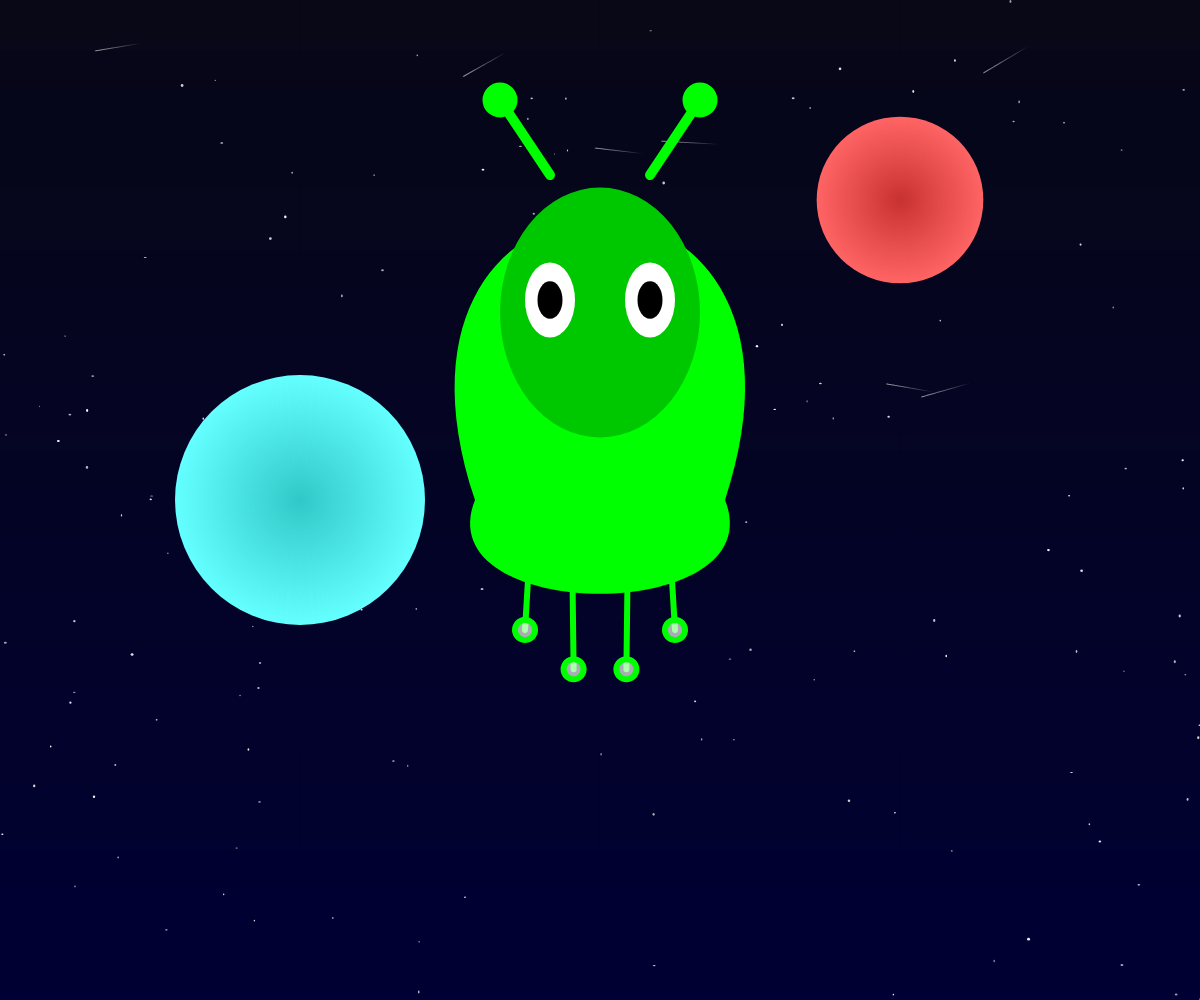
Frame 1 (no input)
Frame 2 (the mouse pressed at the canvas centre, redrawn once): identical to frame 1, image omitted

The p5.js sketch that drew this single still picture (run headless with seeded random() and noise() and a simulated clock; the mouse was pressed at the canvas centre and the sketch redrawn once):

// p5.js sketch
// ── sketch.js
function setup() {
  createCanvas(windowWidth, windowHeight);
  background(0);
  drawBackground();
  drawAlien(width / 2, height / 2, min(width, height) / 4);
  noLoop(); // Ensure the draw function is only called once
}

function draw() {
  // Static drawing, no need to redraw continuously
  noLoop();
}

function windowResized() {
  resizeCanvas(windowWidth, windowHeight);
  background(0);
  drawBackground();
  drawAlien(width / 2, height / 2, min(width, height) / 4);
}

function drawBackground() {
  // Gradient background
  for (let y = 0; y < height; y++) {
    let inter = map(y, 0, height, 0, 1);
    let c = lerpColor(color(10, 10, 30), color(0, 0, 70), inter);
    stroke(c);
    line(0, y, width, y);
  }

  // Stars
  for (let i = 0; i < 150; i++) {
    fill(255, 255, 255, random(150, 255));
    noStroke();
    let x = random(width);
    let y = random(height);
    ellipse(x, y, random(1, 3), random(1, 3));
  }

  // Planets
  drawPlanet(0.75 * width, 0.2 * height, min(width, height) / 12, color(200, 50, 50), color(255, 100, 100));
  drawPlanet(0.25 * width, 0.5 * height, min(width, height) / 8, color(50, 200, 200), color(100, 255, 255));

  // Shooting stars
  for (let i = 0; i < 10; i++) {
    drawShootingStar(random(width), random(height / 2), random(40, 60));
  }
}

function drawAlien(x, y, size) {
  // Alien body
  push();
  translate(x, y);
  scale(size / 100);

  // Body
  fill(0, 255, 0);
  beginShape();
  vertex(-50, 0);
  bezierVertex(-100, -150, 100, -150, 50, 0);
  bezierVertex(70, 50, -70, 50, -50, 0);
  endShape(CLOSE);

  // Head
  fill(0, 200, 0);
  ellipse(0, -75, 80, 100);

  // Eyes
  fill(255);
  ellipse(-20, -80, 20, 30);
  ellipse(20, -80, 20, 30);
  fill(0);
  ellipse(-20, -80, 10, 15);
  ellipse(20, -80, 10, 15);

  // Antennae
  stroke(0, 255, 0);
  strokeWeight(4);
  line(-20, -130, -40, -160);
  line(20, -130, 40, -160);
  fill(0, 255, 0);
  ellipse(-40, -160, 10, 10);
  ellipse(40, -160, 10, 10);

  pop();

  // Alien arms
  push();
  translate(x, y);
  stroke(0, 255, 0);
  strokeWeight(6);
  rotate(PI / 3); // Adjusted rotation angle
  line(50, -50, 150, 0); // Adjusted starting point
  ellipse(150, 0, 20, 20);
  pop();

  push();
  translate(x, y);
  stroke(0, 255, 0);
  strokeWeight(6);
  rotate(-PI / 3); // Adjusted rotation angle
  line(-50, -50, -150, 0); // Adjusted starting point
  ellipse(-150, 0, 20, 20);
  pop();

  // Alien legs
  push();
  translate(x, y + 50);
  stroke(0, 255, 0);
  strokeWeight(6);
  rotate(PI / 8);
  line(30, 0, 70, 100);
  ellipse(70, 100, 20, 20);
  pop();

  push();
  translate(x, y + 50);
  stroke(0, 255, 0);
  strokeWeight(6);
  rotate(-PI / 8);
  line(-30, 0, -70, 100);
  ellipse(-70, 100, 20, 20);
  pop();
}

function drawPlanet(x, y, size, innerColor, outerColor) {
  push();
  translate(x, y);
  noStroke();
  for (let r = size; r > 0; --r) {
    let inter = map(r, 0, size, 0, 1);
    fill(lerpColor(innerColor, outerColor, inter));
    ellipse(0, 0, r * 2, r * 2);
  }
  pop();
}

function drawShootingStar(x, y, len) {
  push();
  translate(x, y);
  rotate(random(-PI / 4, PI / 4));
  let tailColor = color(255, 255, 255, 100);
  for (let i = 0; i < len; i++) {
    stroke(lerpColor(tailColor, color(255, 255, 255, 0), i / len));
    line(i, 0, i + 1, 0);
  }
  pop();
}
